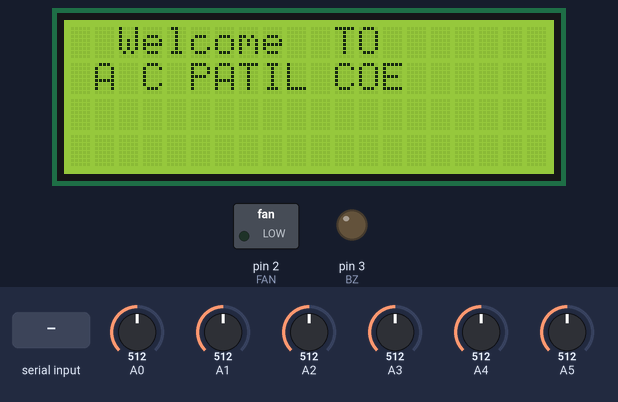
This sketch was run on a simulated Arduino Uno, built with avr-gcc and run on an emulated ATmega328P. Shown: 20×4 character LCD, switched loads named in the sketch (green lamp = pin HIGH), output pins drawn as LEDs (lit = HIGH). The inputs (shaded band) are chosen by the test bench; at power-on: A0 = 512, A1 = 512, A2 = 512, A3 = 512, A4 = 512, A5 = 512. What the sketch prints to the serial monitor is not drawn.

Above: at 0.6 s.
At 6.6 s:
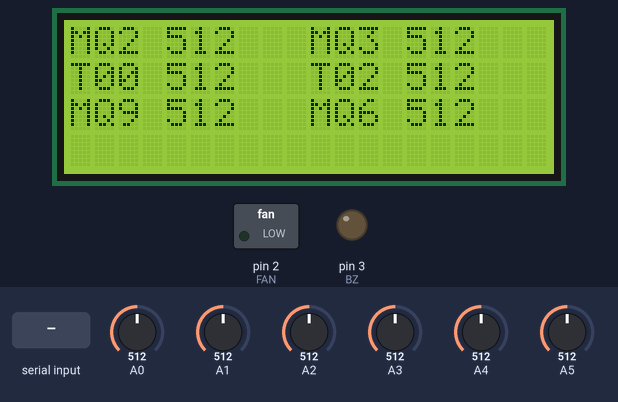
6.7 s: "0" received over Serial
At 33.6 s:
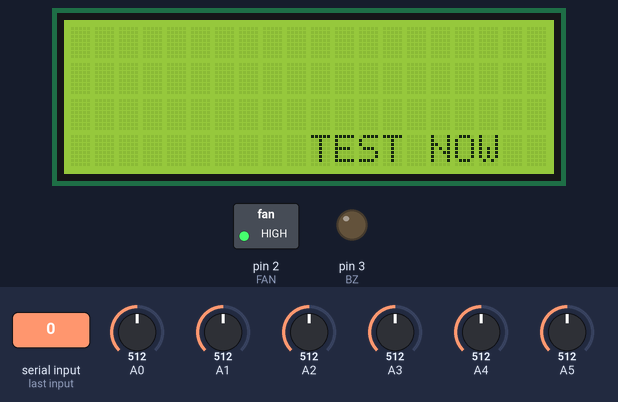
34.6 s: "1" received over Serial
At 43.3 s:
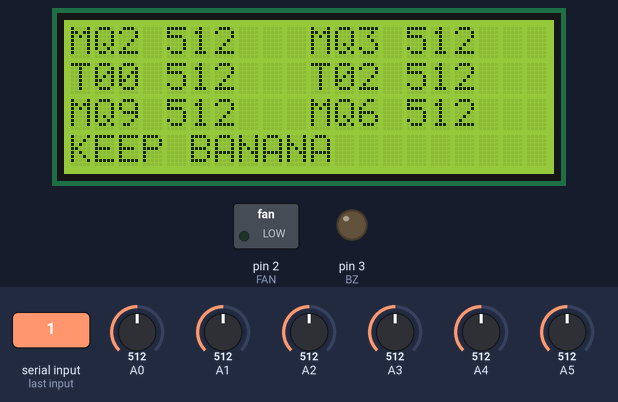
Timing chart, 0 to 67.7 s (numbered marks = the images above; inputs shaded):
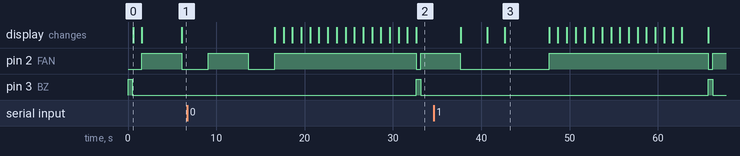

Measured:
- after the input at 6.7 s, pin 3 (BZ): LOW → HIGH after 25.9 s, → LOW 0.50 s later; the display: first changes after 9.9 s (image 2 shows a later state)
- after the input at 34.6 s, the display: first differs from a run without the input after 6.1 s (image 3 shows a later state)
- what the display in image 0 shows lasts 1.0 s, from 0.6 s to 1.6 s

The sketch:

eNOSE_FINAL.ino
```cpp
//// eNOSE
#include <LiquidCrystal.h>
LiquidCrystal lcd(12, 13, 8, 9, 10, 11);  // (rs,en,d4,d5,d6,d7)

#include <SoftwareSerial.h>
#define BZ 3
#define FAN 2

int state;
int FAN_ON = 15;  // TEST TIME DELAY
int AVG = 3;

//int MQ2=A0; int MQ3=A1; int T00=A2; int T02=A3; int MQ9=A4; int MQ6=A5;
int MQ2, MQ2_START, MQ2_NEW, MQ2_NET;
int MQ3, MQ3_START, MQ3_NEW, MQ3_NET;
int T00, T00_START, T00_NEW, T00_NET;
int T02, T02_START, T02_NEW, T02_NET;
int MQ6, MQ6_START, MQ6_NEW, MQ6_NET;
int MQ9, MQ9_START, MQ9_NEW, MQ9_NET;


void setup() {
  Serial.begin(9600);
  pinMode(FAN, OUTPUT);
  digitalWrite(FAN, LOW);
  pinMode(BZ, OUTPUT);
  digitalWrite(BZ, HIGH);
  delay(500);
  digitalWrite(BZ, LOW);  // BEEP
  lcd.begin(20, 4);
  lcd.clear();
  lcd.setCursor(0, 0);
  lcd.print("  Welcome  TO  ");
  lcd.setCursor(0, 1);
  lcd.print(" A C PATIL COE ");
  delay(1000);
  lcd.clear();
}

void loop() {
  digitalWrite(FAN, HIGH);
  delay(4500);
  digitalWrite(FAN, LOW);  // FAN ON
  READ_SENSOR();
  Serial.print("VALUE ");
  SERIAL_OUT();
  LCD_DISPLAY();
  delay(3000);
  lcd.setCursor(0, 3);
  lcd.print("                    ");  // CLEAR LINE

  if (Serial.available() > 0) {  // Ckeck for command Recieved
    state = Serial.read();       // Serial.println(state);    // flag=0;
  }

  if (state == '0') {  // 000
    lcd.clear();
    digitalWrite(FAN, HIGH);  // FAN ON
    lcd.setCursor(0, 0);
    lcd.print("    KEEP EMPTY   ");
    lcd.setCursor(0, 1);
    lcd.print("CLEANING CAN/SENSOR");
    for (int i = (FAN_ON); i > -1; --i) {  // TEST TIME * DELAY
      lcd.setCursor(12, 3);
      lcd.print("Wait    ");
      lcd.setCursor(17, 3);
      lcd.print(i);
      delay(1000);  // COUNT UP
    }
    lcd.clear();
    lcd.setCursor(10, 3);
    lcd.print("TEST NOW  ");
    digitalWrite(FAN, LOW);  // FAN OFF
    digitalWrite(BZ, HIGH);
    delay(500);
    digitalWrite(BZ, LOW);  // BEEP
  }

  // TEST 1  BANANA
  else if (state == '1') {   // 011 SW OF OLD
    digitalWrite(FAN, LOW);  // FAN OFF

    START();
    Serial.print("START ");
    SERIAL_OUT_START();
    delay(1000);  // GET INITIAL READING

    lcd.clear();
    LCD_DISPLAY();
    delay(1000);
    lcd.setCursor(0, 3);
    lcd.print("                    ");  // CLEAR BOTTEM LINE
    lcd.setCursor(0, 3);
    lcd.print("KEEP BANANA ");
    delay(5000);
    lcd.clear();
    lcd.setCursor(0, 3);
    lcd.print("BANANA");      // LCD PRINT TEST NAME
    digitalWrite(FAN, HIGH);  // FAN ON

    COUNT_DOWN();  // COUNT DOWN TIMER
    READ_NEW();    //
    NEW();
    Serial.print("NEW   ");
    SERIAL_OUT_NEW();
    delay(1000);
    NET_VALUE();
    Serial.print("NET   ");
    SERIAL_OUT_NET();
    delay(1000);
    LCD_DISPLAY();

    digitalWrite(FAN, LOW);  // FAN OFF
    digitalWrite(BZ, HIGH);
    delay(500);
    digitalWrite(BZ, LOW);  // BEEP
  }
}

///////////////////////////////////////////////////////////////////////////
void READ_SENSOR() {
  MQ2 = analogRead(A0);
  MQ3 = analogRead(A1);
  T00 = analogRead(A2);
  T02 = analogRead(A3);
  MQ9 = analogRead(A4);
  MQ6 = analogRead(A5);
}

void SERIAL_OUT() {
  Serial.print(MQ2);
  Serial.print(", ");
  Serial.print(MQ3);
  Serial.print(", ");
  Serial.print(T00);
  Serial.print(", ");
  Serial.print(T02);
  Serial.print(", ");
  Serial.print(MQ9);
  Serial.print(", ");
  Serial.print(MQ6);
  Serial.println(".");
}

void START() {
  MQ2_START = MQ2;
  MQ3_START = MQ3;
  T00_START = T00;
  T02_START = T02;
  MQ6_START = MQ6;
  MQ9_START = MQ9;
}

void SERIAL_OUT_START() {
  Serial.print(MQ2_START);
  Serial.print(", ");
  Serial.print(MQ3_START);
  Serial.print(", ");
  Serial.print(T00_START);
  Serial.print(", ");
  Serial.print(T02_START);
  Serial.print(", ");
  Serial.print(MQ9_START);
  Serial.print(", ");
  Serial.print(MQ6_START);
  Serial.println(".");
}
void READ_NEW() {
  for (int j = (AVG); j > 0; --j) {  // TEST TIME * DELAY
    READ_SENSOR();
    MQ2_NEW = MQ2_NEW + MQ2;
    MQ3_NEW = MQ3_NEW + MQ3;
    T00_NEW = T00_NEW + T00;
    T02_NEW = T02_NEW + T02;
    MQ6_NEW = MQ6_NEW + MQ6;
    MQ9_NEW = MQ9_NEW + MQ9;
  }
}
void NEW() {
  MQ2_NEW = (MQ2_NEW / AVG);
  MQ3_NEW = (MQ3_NEW / AVG);
  T00_NEW = (T00_NEW / AVG);
  T02_NEW = (T02_NEW / AVG);
  MQ6_NEW = (MQ6_NEW / AVG);
  MQ9_NEW = (MQ9_NEW / AVG);
}

void SERIAL_OUT_NEW() {
  Serial.print(MQ2_NEW);
  Serial.print(", ");
  Serial.print(MQ3_NEW);
  Serial.print(", ");
  Serial.print(T00_NEW);
  Serial.print(", ");
  Serial.print(T02_NEW);
  Serial.print(", ");
  Serial.print(MQ9_NEW);
  Serial.print(", ");
  Serial.print(MQ6_NEW);
  Serial.println(".");
}

void NET_VALUE() {
  MQ2_NET = MQ2_NEW - MQ2_START, MQ3_NET = MQ3_NEW - MQ3_START;
  T00_NET = T00_NEW - T00_START, T02_NET = T02_NEW - T02_START;
  MQ6_NET = MQ6_NEW - MQ6_START, MQ9_NET = MQ9_NEW - MQ9_START;
  if (MQ2_NET <= 0) { MQ2_NET = 0; }
  if (MQ3_NET <= 0) { MQ3_NET = 0; }
  if (T00_NET <= 0) { T00_NET = 0; }
  if (T02_NET <= 0) { T02_NET = 0; }
  if (MQ6_NET <= 0) { MQ6_NET = 0; }
  if (MQ9_NET <= 0) { MQ9_NET = 0; }
}

void SERIAL_OUT_NET() {
  Serial.print(MQ2_NET);
  Serial.print(", ");
  Serial.print(MQ3_NET);
  Serial.print(", ");
  Serial.print(T00_NET);
  Serial.print(", ");
  Serial.print(T02_NET);
  Serial.print(", ");
  Serial.print(MQ9_NET);
  Serial.print(", ");
  Serial.print(MQ6_NET);
  Serial.println(".");
}

void COUNT_DOWN() {
  for (int i = (FAN_ON); i > -1; --i) {  // TEST TIME * DELAY
    lcd.setCursor(12, 3);
    lcd.print("Wait    ");
    lcd.setCursor(17, 3);
    lcd.print(i);
    delay(1000);  // COUNT DOWN
  }
}

void LCD_DISPLAY() {
  lcd.setCursor(0, 0);
  lcd.print("MQ2     ");
  lcd.setCursor(4, 0);
  lcd.print(MQ2);
  lcd.setCursor(10, 0);
  lcd.print("MQ3     ");
  lcd.setCursor(14, 0);
  lcd.print(MQ3);
  lcd.setCursor(0, 1);
  lcd.print("T00     ");
  lcd.setCursor(4, 1);
  lcd.print(T00);
  lcd.setCursor(10, 1);
  lcd.print("T02     ");
  lcd.setCursor(14, 1);
  lcd.print(T02);
  lcd.setCursor(0, 2);
  lcd.print("MQ9     ");
  lcd.setCursor(4, 2);
  lcd.print(MQ9);
  lcd.setCursor(10, 2);
  lcd.print("MQ6     ");
  lcd.setCursor(14, 2);
  lcd.print(MQ6);
}
```
